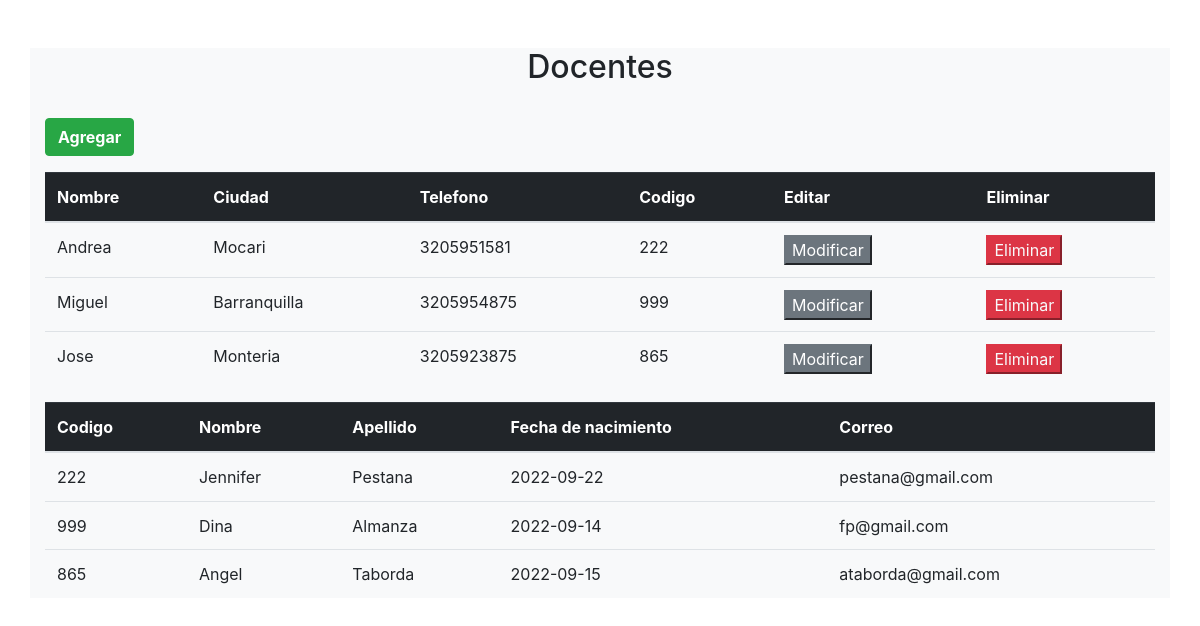
/TallerMVC/index.php, run on the app's committed database.
### tables this page shows
CREATE TABLE `tabla1` (
  `id` int(20) NOT NULL,
  `nombre` varchar(100) NOT NULL,
  `ciudad` varchar(100) NOT NULL,
  `telefono` bigint(200) NOT NULL,
  `codigo` int(20) NOT NULL
);

CREATE TABLE `tabla2` (
  `id` int(20) NOT NULL,
  `codigo` int(20) NOT NULL,
  `nombre` varchar(100) NOT NULL,
  `apellido` varchar(200) NOT NULL,
  `fechaNacimiento` date NOT NULL,
  `correo` varchar(200) NOT NULL
);

### TallerMVC/controllers/Docente.php (called while the page is built, shortened)
<?php
class DocenteController {
    public function __construct()
    {
        require_once "model/DocenteModel.php";
    }
    public function index() {
        require_once "model/DocenteModel.php";
        $docente = new Docente_model();
        $docenteII = new Docente_model();
        $data["docentes"] = $docente->get_docentes();
        $data["docentesII"] = $docenteII->get_docentesII();
        require_once "views/docente.php";
    }
}
?>

### TallerMVC/config/database.php (called while the page is built)
<?php
class Conectar {
    public static function conexion() {
        $conexion = new mysqli("localhost", "root", "", "desarrolloWeb");
        return $conexion;
    }
}
?>

### TallerMVC/model/DocenteModel.php (called while the page is built, shortened)
<?php
class Docente_model
{
    private $db;
    private $docente;
    private $docenteII;
    public function __construct()
    {
        $this->db = Conectar::conexion();
        $this->docente = array();
    }
    public function get_docentes()
    {
        $sql = "SELECT * FROM tabla1";
        $resultado = $this->db->query($sql);
        while ($row = $resultado->fetch_assoc()) {
            $this->docente[] = $row;
        }
        return $this->docente;
    }
    public function get_docentesII()
    {
        $sql = "SELECT * FROM tabla2";
        $resultado = $this->db->query($sql);
        while ($row = $resultado->fetch_assoc()) {
            $this->docenteII[] = $row;
        }
        return $this->docenteII;
    }
}

### TallerMVC/views/docente.php (the view, shortened to what this page needs)
<!DOCTYPE html>
<html lang="en">
<head>
    <link rel="stylesheet" href="https://cdn.jsdelivr.net/npm/bootstrap@4.0.0/dist/css/bootstrap.min.css">
</head>
<body>
    <div class="container my-5 bg-light">
        <h2 class="text-center">Docentes</h2>
        <br>
        <button class="btn btn-success mb-3">
            <a href="http://localhost/TallerMCC/index.php?c=Docente&a=nuevo" class="text-white font-weight-bold">Agregar</a>
        </button>
        <br>
        <table class="table">
            <thead class="table-dark">
                <tr>
                    <th>Nombre</th>
                    <th>Ciudad</th>
                    <th>Telefono</th>
                    <th>Codigo</th>
                    <th>Editar</th>
                    <th>Eliminar</th>
                </tr>
            </thead>
            <tbody>
                <?php foreach ($data["docentes"] as $dato) {
                    echo "<tr>";
                    echo "<td>" . $dato["nombre"] . "</td>";
                    echo "<td>" . $dato["ciudad"] . "</td>";
                    echo "<td>" . $dato["telefono"] . "</td>";
                    echo "<td>" . $dato["codigo"] . "</td>";
                    echo "<td><button class='btn-secondary'><a href='index.php?c=Docente&a=modificar&id=" . $dato["id"] . "' class='text-white'>Modificar</a></button></td>";
                    echo "<td><button class='btn-danger'><a href='index.php?c=Docente&a=eliminar&id=" . $dato["id"] . "' class='text-light'>Eliminar</a></button></td>";
                    echo "<tr>";
                }
                ?>
            </tbody>
        </table>
        <table class="table">
            <thead class="table-dark">
                <tr>
                    <th>Codigo</th>
                    <th>Nombre</th>
                    <th>Apellido</th>
                    <th>Fecha de nacimiento</th>
                    <th>Correo</th>
                </tr>
            </thead>
            <tbody>
                <?php foreach ($data["docentesII"] as $dato) {
                    echo "<tr>";
                    echo "<td>" . $dato["codigo"] . "</td>";
                    echo "<td>" . $dato["nombre"] . "</td>";
                    echo "<td>" . $dato["apellido"] . "</td>";
                    echo "<td>" . $dato["fechaNacimiento"] . "</td>";
                    echo "<td>" . $dato["correo"] . "</td>";
                    echo "<tr>";
                }
                ?>
            </tbody>
        </table>
    </div>
</body>
</html>

### TallerMVC/index.php (shortened to what this page needs)
<?php
require_once "config/database.php";
require_once "controllers/Docente.php";
if(isset($_GET['c'])) {
    $controlador = cargarControlador($_GET['c']);
    if(isset($_GET['a'])) {
        if (isset($_GET['id']))  {
        cargarAccion($controlador, $_GET['a'], $_GET['id']);
        } else {
            cargarAccion($controlador, $_GET['a']);
        }
        } else
              cargarAccion($controlador, ACCION_PRINCIPAL);
}    else {
            $controlador = cargarControlador(CONTROLADOR_PRINCIPAL);
            $accionTmp = ACCION_PRINCIPAL;
            $controlador->$accionTmp();
}

### data on the page
tabla1: nombre "Andrea", ciudad "Mocari", telefono "3205951581", codigo "222"
tabla1: nombre "Miguel", ciudad "Barranquilla", telefono "3205954875", codigo "999"
tabla1: nombre "Jose", ciudad "Monteria", telefono "3205923875", codigo "865"
tabla2: codigo "222", nombre "Jennifer", apellido "Pestana", fechaNacimiento "2022-09-22", correo "pestana@gmail.com"
tabla2: codigo "999", nombre "Dina", apellido "Almanza", fechaNacimiento "2022-09-14", correo "fp@gmail.com"
tabla2: codigo "865", nombre "Angel", apellido "Taborda", fechaNacimiento "2022-09-15", correo "ataborda@gmail.com"
